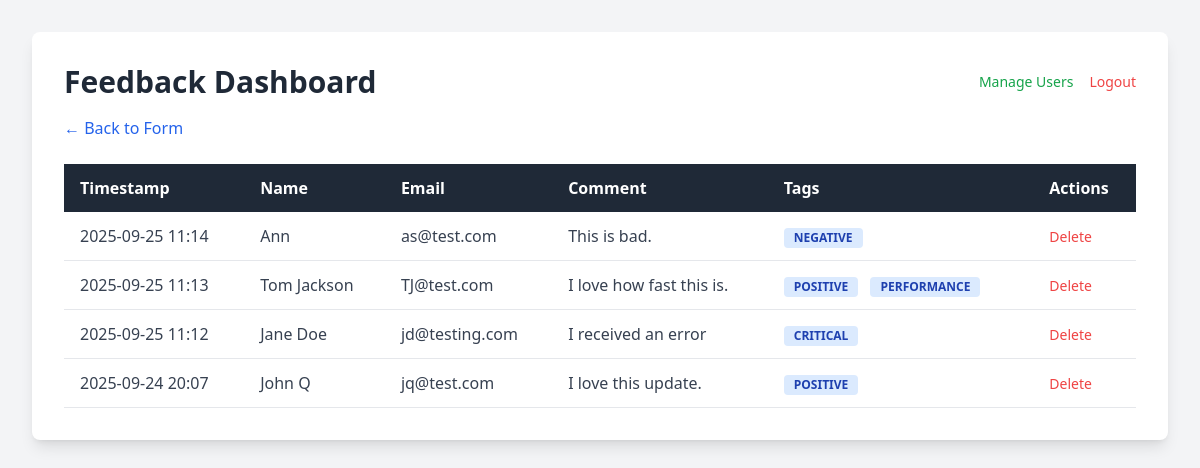
The page /dashboard (signed in) on the database as committed earlier.
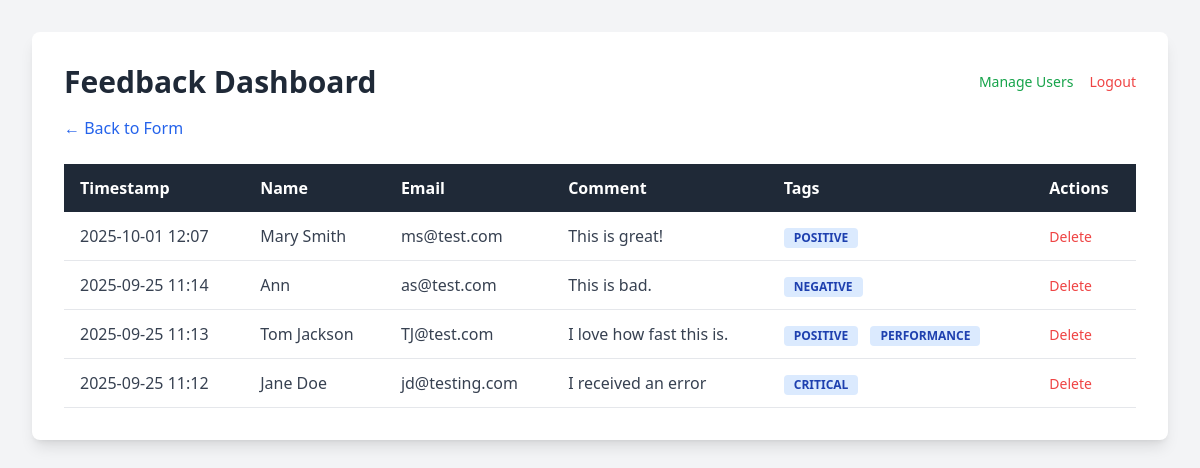
The same page on the database as committed later.
### tables this page shows
CREATE TABLE feedback (
    id INTEGER PRIMARY KEY AUTOINCREMENT,
    name TEXT,
    email TEXT,
    comment TEXT NOT NULL,
    timestamp DATETIME NOT NULL,
    tags TEXT
);

### app.py (the view)
@app.route('/dashboard')
def dashboard():
    if not is_logged_in():
        return redirect(url_for('login'))
    sort_order = request.args.get('order', 'desc')
    filter_tag = request.args.get('tag')
    db = get_db()
    query = 'SELECT * FROM feedback'
    params = []
    if filter_tag:
        query += ' WHERE tags LIKE ?'
        params.append(f'%"{filter_tag}"%')
    query += f' ORDER BY timestamp {sort_order.upper()}'
    feedback_rows = db.execute(query, params).fetchall()
    db.close()
    feedback_entries = []
    for row in feedback_rows:
        entry = dict(row)
        entry['tags'] = json.loads(entry['tags'])
        if isinstance(entry['timestamp'], str):
             entry['timestamp'] = datetime.datetime.fromisoformat(entry['timestamp'])
        feedback_entries.append(entry)
    next_order = 'asc' if sort_order == 'desc' else 'desc'
    return render_template('dashboard.html',
                           feedback_entries=feedback_entries,
                           next_sort_order=next_order,
                           current_filter=filter_tag)

### app.py (called while the page is built)
def get_db():
    conn = sqlite3.connect(DATABASE)
    conn.row_factory = sqlite3.Row
    return conn

def is_logged_in():
    return 'username' in session

### templates/dashboard.html (shortened to what this page needs)
<!DOCTYPE html>
<html lang="en">
<head>
    <script src="https://cdn.tailwindcss.com"></script>
</head>
<body class="bg-gray-100 p-8">
    <div class="max-w-6xl mx-auto bg-white p-8 rounded-lg shadow-lg">
        <div class="flex justify-between items-center mb-4">
            <h1 class="text-3xl font-bold text-gray-800">Feedback Dashboard</h1>
            <div class="flex items-center space-x-4">
                 <a href="{{ url_for('manage_users') }}" class="text-sm text-green-600 hover:underline">Manage Users</a>
                 <a href="{{ url_for('logout') }}" class="text-sm text-red-500 hover:underline">Logout</a>
            </div>
        </div>
        <div class="flex justify-between items-center mb-6">
             <a href="/" class="text-blue-600 hover:underline">&larr; Back to Form</a>
        </div>
        <table class="min-w-full bg-white">
            <thead class="bg-gray-800 text-white">
                <tr>
                    <th class="text-left py-3 px-4">
                        <a href="{{ url_for('dashboard', order=next_sort_order, tag=current_filter) }}" class="hover:underline">Timestamp</a>
                    </th>
                    <th class="text-left py-3 px-4">Name</th>
                    <th class="text-left py-3 px-4">Email</th>
                    <th class="text-left py-3 px-4">Comment</th>
                    <th class="text-left py-3 px-4">Tags</th>
                    <th class="text-left py-3 px-4">Actions</th>
                </tr>
            </thead>
            <tbody class="text-gray-700">
                {% for entry in feedback_entries %}
                <tr class="border-b hover:bg-gray-50">
                    <td class="py-3 px-4">{{ entry.timestamp.strftime('%Y-%m-%d %H:%M') }}</td>
                    <td class="py-3 px-4">{{ entry.name }}</td>
                    <td class="py-3 px-4">{{ entry.email }}</td>
                    <td class="py-3 px-4">{{ entry.comment }}</td>
                    <td class="py-3 px-4">
                        {% for tag in entry.tags %}
                            <a href="{{ url_for('dashboard', tag=tag) }}" class="inline-block bg-blue-100 text-blue-800 text-xs font-semibold mr-2 px-2.5 py-0.5 rounded hover:bg-blue-200">
                                {{ tag }}
                            </a>
                        {% endfor %}
                    </td>
                    <td class="py-3 px-4">
                        <a href="{{ url_for('delete_feedback', feedback_id=entry.id) }}"
                           class="text-red-500 hover:underline text-sm"
                           onclick="return confirm('Are you sure you want to delete this item?');">
                           Delete
                        </a>
                    </td>
                </tr>
                {% endfor %}
            </tbody>
        </table>
    </div>
</body>
</html>

Rows that differ between the two databases and show on the page:
removed feedback: timestamp "2025-09-24 20:07", name "John Q", email "jq@test.com", comment "I love this update.", tags "POSITIVE"
added feedback: timestamp "2025-10-01 12:07", name "Mary Smith", email "ms@test.com", comment "This is great!", tags "POSITIVE"
